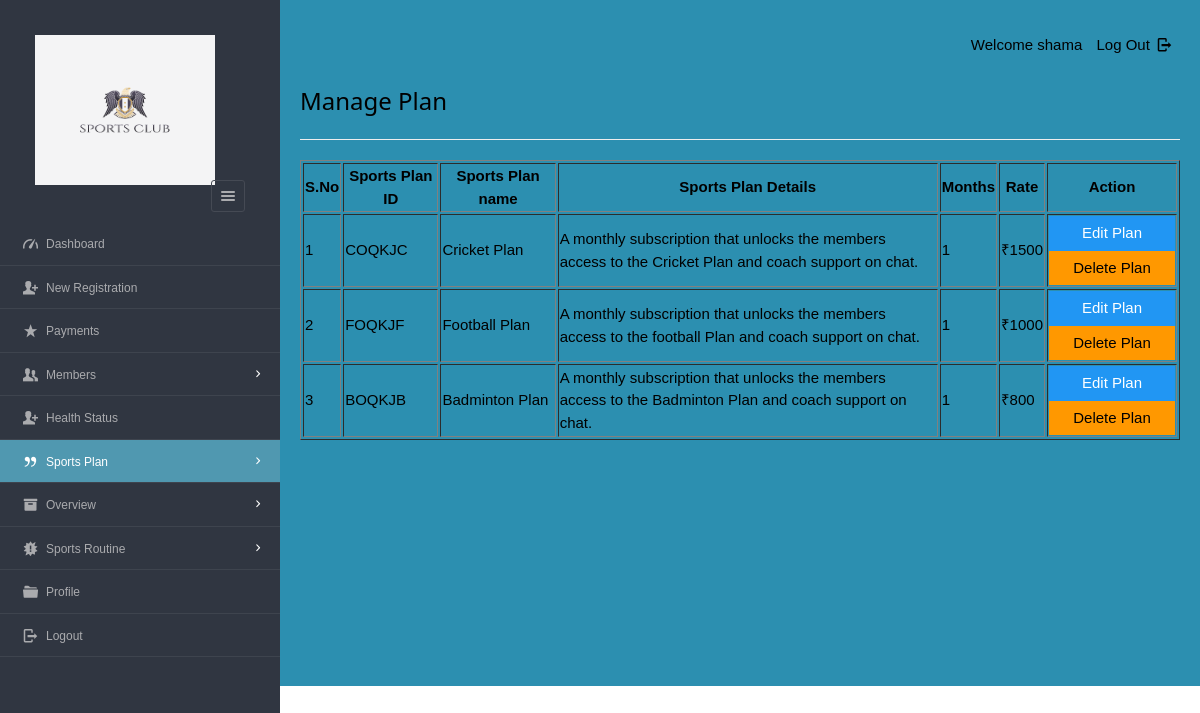
The app's page /dashboard/admin/view_plan.php (signed in) with its own data.
### tables this page shows
CREATE TABLE `plan` (
`pid` varchar(8),
`planName` varchar(20),
`description` varchar(200),
`validity` varchar(20),
`amount` int(10) NOT NULL,
`active` varchar(255),
PRIMARY KEY (`pid`) USING BTREE,
INDEX `pid`(`pid`) USING BTREE
);

### dashboard/admin/view_plan.php (the view, shortened to what this page needs)
<?php
require '../../include/db_conn.php';
?>
<!DOCTYPE html>
<html lang="en">
<head>
    <link rel="stylesheet" href="../../css/style.css" id="style-resource-5">
    <link rel="stylesheet" href="../../css/dashMain.css">
    <link rel="stylesheet" type="text/css" href="../../css/entypo.css">
    <link href="a1style.css" rel="stylesheet" type="text/css">
</head>
<body class="page-body  page-fade" onload="collapseSidebar()">
    <div class="page-container sidebar-collapsed" id="navbarcollapse">
        <div class="sidebar-menu">
            <header class="logo-env">
                <div class="logo">
                    <a href="main.php">
                        <img src="logo1.png" alt="" width="192" height="80" />
                    </a>
                </div>
                <div class="sidebar-collapse" onclick="collapseSidebar()">
                    <a href="#"
                        class="sidebar-collapse-icon with-animation">
                        <i class="entypo-menu"></i>
                    </a>
                </div>
            </header>
            <?php include('nav.php'); ?>
        </div>
        <div class="main-content">
            <div class="row">
                <div class="col-md-6 col-sm-8 clearfix">
                </div>
                <div class="col-md-6 col-sm-4 clearfix hidden-xs">
                    <ul class="list-inline links-list pull-right">
                        <li>Welcome
                            <?php echo $_SESSION['full_name']; ?>
                        </li>
                        <li>
                            <a href="logout.php">
                                Log Out <i class="entypo-logout right"></i>
                            </a>
                        </li>
                    </ul>
                </div>
            </div>
            <h3>Manage Plan</h3>
            <hr />
            <table class="table table-bordered datatable" id="table-1" border=1>
                <thead>
                    <tr>
                        <th>S.No</th>
                        <th>Sports Plan ID</th>
                        <th>Sports Plan name</th>
                        <th>Sports Plan Details</th>
                        <th>Months</th>
                        <th>Rate</th>
                        <th>Action</th>
                    </tr>
                </thead>
                <tbody>
                    <?php
                    $query = "select * from plan where active='yes' ORDER BY amount DESC";
                    $result = mysqli_query($con, $query);
                    $sno = 1;
                    if (mysqli_affected_rows($con) != 0) {
                        while ($row = mysqli_fetch_array($result, MYSQLI_ASSOC)) {
                            $msgid = $row['pid'];
                            echo "<tr><td>" . $sno . "</td>";
                            echo "<td>" . $row['pid'] . "</td>";
                            echo "<td>" . $row['planName'] . "</td>";
                            echo "<td width='380'>" . $row['description'] . "</td>";
                            echo "<td>" . $row['validity'] . "</td>";
                            echo "<td>₹" . $row['amount'] . "</td>";
                            $sno++;
                            echo '<td><a href=edit_plan.php?id="' . $row['pid'] . '"><input type="button" class="a1-btn a1-blue" id="boxxe" style="width:100%" value="Edit Plan" ></a><form action="del_plan.php" method="post" onSubmit="return ConfirmDelete();"><input type="hidden" name="name" value="' . $msgid . '"/><input type="submit" id="button1" value="Delete Plan" class="a1-btn a1-orange"/></form></td></tr>';
                        }
                    }
                    ?>
                </tbody>
            </table>
            <footer><img src="bk.png" width="100%" height="100%">
            </footer>
            <footer><img src="bk.png" width="100%" height="100%">
            </footer>
        </div>
</body>
</html>

### dashboard/admin/nav.php (shortened to what this page needs)
<ul id="main-menu" class="">
    <li id="dash"><a href="index.php"><i class="entypo-gauge"></i><span>Dashboard</span></a></li>
    <li id="regis"><a href="new_entry.php"><i class="entypo-user-add"></i><span>New Registration</span></a>
    <li id="paymnt"><a href="payments.php"><i class="entypo-star"></i><span>Payments</span></a></li>
    <li class="" id="hassubopen"><a href="#" onclick="memberExpand(1)"><i
                class="entypo-users"></i><span>Members</span></a>
    </li>
    <li id="health_status"><a href="new_health_status.php"><i class="entypo-user-add"></i><span>Health Status</span></a>
    <li class="" id="planhassubopen"><a href="#" onclick="memberExpand(2)"><i class="entypo-quote"></i><span>Sports
                Plan</span></a>
    <li class="" id="overviewhassubopen"><a href="#" onclick="memberExpand(3)"><i
                class="entypo-box"></i><span>Overview</span></a>
    <li class="" id="routinehassubopen"><a href="#" onclick="memberExpand(4)"><i class="entypo-alert"></i><span>Sports
                Routine</span></a>
    </li>
    <li id="adminprofile"><a href="more-userprofile.php"><i class="entypo-folder"></i><span>Profile</span></a></li>
    <li><a href="logout.php"><i class="entypo-logout"></i><span>Logout</span></a></li>
</ul>

### css/style.css (style rules this page uses)
html { font-size: 62.5%; font-family: sans-serif; }
div { display: block; }
body { font-family: "Noto Sans", sans-serif, "Helvetica Neue", Helvetica, Arial, sans-serif; font-size: 12px; line-height: 1.428571429; display: block; margin: 0; }
*, *:before, *:after { box-sizing: border-box; }
a { text-decoration: none; background: transparent; }
img { vertical-align: middle; }
img { border: 0; }
.logo img { width: 220px; height: 200px; }
input, button, select, textarea { font-family: inherit; font-size: inherit; line-height: inherit; }
button, input { line-height: normal; }
button, input, select, textarea { font-family: inherit; font-size: 100%; margin: 0; }
input { background-color: white; cursor: text; padding: 1px; border-width: 2px; border-style: inset; border-color: initial; border-image: initial; }
input, textarea, select, button { text-rendering: auto; color: initial; letter-spacing: normal; word-spacing: normal; text-transform: none; text-indent: 0px; text-shadow: none; display: inline-block; text-align: start; margin: 0em; font: 400 13.3333px Arial; }
button, html input[type="button"], input[type="reset"], input[type="submit"] { cursor: pointer; }
a { color: #373e4a; text-decoration: none; }
a { background: transparent; }
a { color: #373e4a; }
.page-container { position: relative; padding-left: 280px; }
.page-container .sidebar-menu { position: absolute; width: 280px; top: 0; left: 0; bottom: 0; background: #303641; color: #aaabae; z-index: 1; min-height: 796px; box-sizing: border-box; }
.page-container .sidebar-menu .logo-env { width: 100%; padding: 35px; padding-bottom: 10px; box-sizing: border-box; }
.page-container .sidebar-menu .logo-env:before, .page-container .sidebar-menu .logo-env:after { content: " "; display: table; }
.page-container .sidebar-menu .logo-env > div { display: block; vertical-align: middle; white-space: nowrap; float: left; }
.page-container .sidebar-menu .logo-env > div > a { display: inline-block; color: #aaabae; }
.page-container .sidebar-menu .logo-env > div.sidebar-collapse, .page-container .sidebar-menu .logo-env > div.sidebar-mobile-menu { position: relative; float: right; }
.page-container .sidebar-menu .logo-env > div.sidebar-collapse a, .page-container .sidebar-menu .logo-env > div.sidebar-mobile-menu a { display: inline-block; border: 1px solid #454a54; text-align: center; padding: 0; line-height: 1; font-size: 20px; font-weight: 300; padding: 5px 2px; background-clip: padding-box; border-radius: 3px; transition: all 200ms ease-in-out; }
.page-container .sidebar-menu .logo-env .logo img { width: 180px; height: 150px; }
.page-container .sidebar-menu .logo-env:after { clear: both; }
.page-container .sidebar-menu #main-menu { list-style: none; margin: 0; padding: 0; margin-bottom: 20px; }
ul, ol { margin-top: 0; margin-bottom: 8.5px; }
ul, menu, dir { display: block; list-style-type: disc; }
.page-container .sidebar-menu #main-menu li { position: relative; margin: 0; font-size: 12px; border-bottom: 1px solid rgba(69, 74, 84, 0.7); }
li { display: list-item; }
.page-container .sidebar-menu #main-menu li a { position: relative; display: block; padding: 10px 20px; color: #aaabae; z-index: 2; transition: color 250ms ease-in-out, background-color 250ms ease-in-out; }
.page-container .sidebar-menu #main-menu li a i { top: 1px; }
.page-container .sidebar-menu #main-menu li i { position: relative; font-size: 15px; margin-right: 5px; }
i, cite, em, var, address, dfn { font-style: italic; }
.page-container .sidebar-menu #main-menu li a span { transition: 350ms opacity ease-in-out; }
.page-container .sidebar-menu #main-menu li.has-sub > a:before { position: relative; content: '\e877'; content: '\e879'; display: inline-block; font-family: 'Entypo'; color: #454a54; color: #FFF; float: right; font-size: 15px; margin-left: 13px; top: 0px; transition: all 300ms ease-in-out; }

### dashboard/admin/view_plan.php (style rules this page uses)
#button1 { width: 126px; }
.page-container .sidebar-menu #main-menu li#planhassubopen>a { background-color: rgb(80, 152, 176); color: #ffffff; }

### records on screen
plan: pid "COQKJC", planName "Cricket Plan", description "A monthly subscription that unlocks the members access to the Cricket Plan and coach support on chat.", validity "1", amount "1500"
plan: pid "FOQKJF", planName "Football Plan", description "A monthly subscription that unlocks the members access to the football Plan and coach support on chat.", validity "1", amount "1000"
plan: pid "BOQKJB", planName "Badminton Plan", description "A monthly subscription that unlocks the members access to the Badminton Plan and coach support on chat.", validity "1", amount "800"

### other values on screen
$_SESSION['full_name'] "shama"
